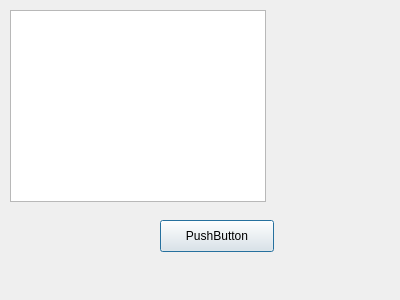
<?xml version="1.0" encoding="UTF-8"?>
<ui version="4.0">
 <class>Form1</class>
 <widget class="QDialog" name="Form1">
  <property name="geometry">
   <rect>
    <x>0</x>
    <y>0</y>
    <width>400</width>
    <height>300</height>
   </rect>
  </property>
  <property name="windowTitle">
   <string>Dialog</string>
  </property>
  <widget class="QListView" name="listView">
   <property name="geometry">
    <rect>
     <x>10</x>
     <y>10</y>
     <width>256</width>
     <height>192</height>
    </rect>
   </property>
  </widget>
  <widget class="QPushButton" name="pushButton">
   <property name="geometry">
    <rect>
     <x>160</x>
     <y>220</y>
     <width>114</width>
     <height>32</height>
    </rect>
   </property>
   <property name="text">
    <string>PushButton</string>
   </property>
  </widget>
 </widget>
 <resources/>
 <connections>
  <connection>
   <sender>pushButton</sender>
   <signal>clicked()</signal>
   <receiver>listView</receiver>
   <slot>clearSelection()</slot>
   <hints>
    <hint type="sourcelabel">
     <x>216</x>
     <y>235</y>
    </hint>
    <hint type="destinationlabel">
     <x>137</x>
     <y>105</y>
    </hint>
   </hints>
  </connection>
 </connections>
</ui>
